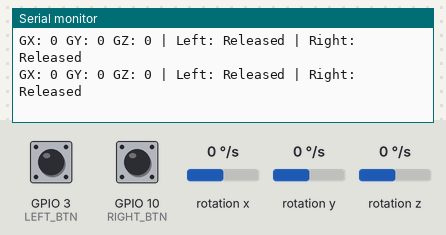
This sketch was run on a simulated ESP32-C3. Shown: the last lines printed to the serial monitor. Wiring (from diagram.json): MPU-6050 motion sensor at I2C address 0x68. The test bench sets the inputs (shaded band); at power-on: GPIO 3 (LEFT_BTN) HIGH, GPIO 10 (RIGHT_BTN) HIGH, rotation x 0 °/s, rotation y 0 °/s, rotation z 0 °/s.

Above: at 1.2 s.
1.3 s: GPIO 3 (LEFT_BTN) pulled LOW for 0.25 s
At 1.57 s:
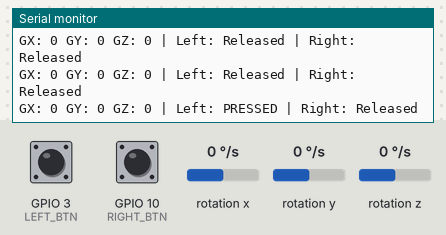
3.0 s: GPIO 10 (RIGHT_BTN) pulled LOW for 0.25 s
At 3.17 s:
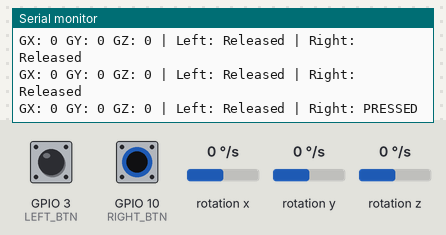
4.7 s: rotation x set to -192 °/s
At 4.99 s:
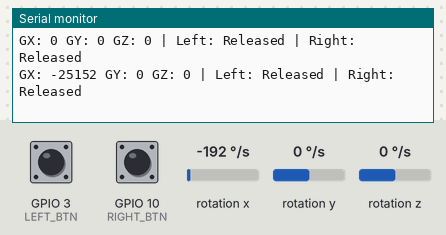
6.2 s: rotation y set to -192 °/s
At 6.39 s:
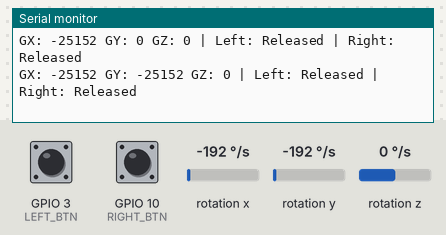
7.7 s: GPIO 3 (LEFT_BTN) pulled LOW for 1 s
At 8.0 s:
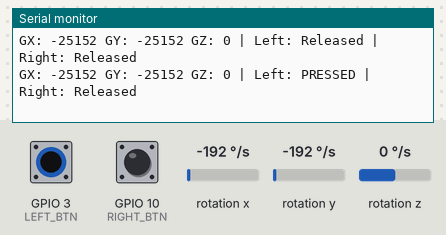
10.2 s: GPIO 10 (RIGHT_BTN) pulled LOW for 1 s
At 10.42 s:
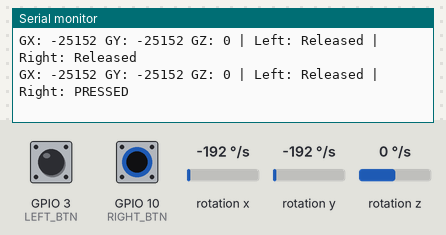

Measured:
- after the input at 1.3 s, the serial monitor: prints a new line after 0.11 s (image 1)
- after the input at 3.0 s, the serial monitor: prints a new line at once (image 2)
- after the input at 4.7 s, the serial monitor: prints a new line after 0.13 s (image 3)
- after the input at 6.2 s, the serial monitor: prints a new line at once (image 4)
- after the input at 7.7 s, the serial monitor: prints a new line after 0.15 s (image 5)
- after the input at 10.2 s, the serial monitor: prints a new line after 0.06 s (image 6)

The sketch:

sketch.ino
```cpp
#include <Wire.h>

#define MPU_ADDR 0x68
#define LEFT_BTN 3
#define RIGHT_BTN 10

void setup() {
  Serial.begin(115200);

  // MPU6050 I2C pins
  Wire.begin(8, 9);

  // Pushbuttons
  pinMode(LEFT_BTN, INPUT_PULLUP);
  pinMode(RIGHT_BTN, INPUT_PULLUP);

  // Wake up MPU6050
  Wire.beginTransmission(MPU_ADDR);
  Wire.write(0x6B);
  Wire.write(0);
  byte error = Wire.endTransmission();

  if (error == 0) {
    Serial.println("MPU6050 connected!");
  } else {
    Serial.println("MPU6050 not found. Check wiring.");
  }
}

void loop() {
  bool left = digitalRead(LEFT_BTN) == LOW;
  bool right = digitalRead(RIGHT_BTN) == LOW;

  // Read gyroscope data
  Wire.beginTransmission(MPU_ADDR);
  Wire.write(0x43);
  Wire.endTransmission(false);
  Wire.requestFrom((uint8_t)MPU_ADDR, (uint8_t)6);

  if (Wire.available() == 6) {
    int16_t gx = (Wire.read() << 8) | Wire.read();
    int16_t gy = (Wire.read() << 8) | Wire.read();
    int16_t gz = (Wire.read() << 8) | Wire.read();

    Serial.print("GX: ");
    Serial.print(gx);
    Serial.print(" GY: ");
    Serial.print(gy);
    Serial.print(" GZ: ");
    Serial.print(gz);
  } else {
    Serial.print("MPU read error");
  }

  Serial.print(" | Left: ");
  Serial.print(left ? "PRESSED" : "Released");
  Serial.print(" | Right: ");
  Serial.println(right ? "PRESSED" : "Released");

  delay(200);
}
```
